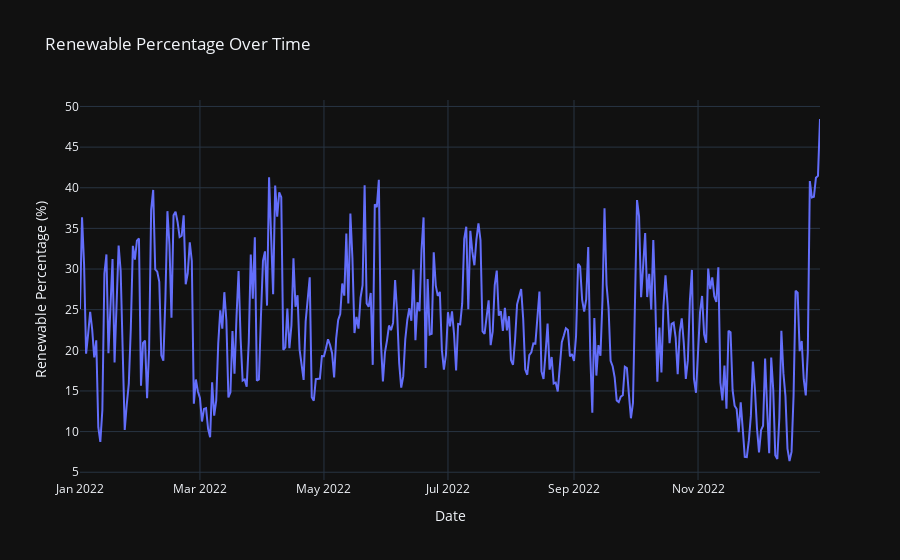

Notebook code cell kept with this figure:
### Markdown cell above
## Time Series Plot
Create a time series plot of the RenewablePercentage to see how it changes over time.

### Code cell
# Time Series Plot for Renewable Percentage
fig = go.Figure()
fig.add_trace(go.Scatter(x=df['Date'], y=df['RenewablePercentage'], mode='lines', name='Renewable Percentage'))
fig.update_layout(title='Renewable Percentage Over Time',
                  xaxis_title='Date',
                  yaxis_title='Renewable Percentage (%)',
                  template='plotly_dark')
fig.show()

### Figure 1 — Plotly figure (JSON) as saved in the notebook; plotly's stock layout.template omitted (floating-point values rounded to 4 significant figures; data arrays with more than 128 entries replaced by an {"elided": "..."} marker saying what was removed)
{"data": [{"mode": "lines", "name": "Renewable Percentage", "type": "scatter", "x": {"elided": "730 str values"}, "y": {"elided": "730 float values"}}], "layout": {"title": {"text": "Renewable Percentage Over Time"}, "xaxis": {"title": {"text": "Date"}}, "yaxis": {"title": {"text": "Renewable Percentage (%)"}}}}
